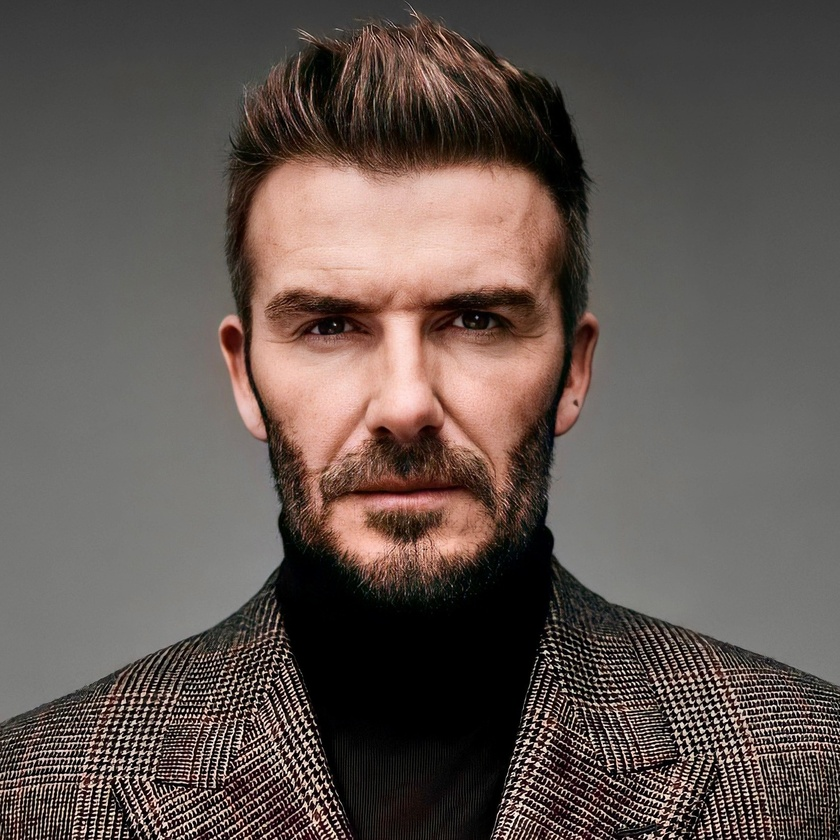
#> input picture image/david_beckham.jpg, 840 x 840 px, shrunk from 1667 x 1667 before the run
$ jupyter execute face_detection.ipynb
#> lines starting #> are read from the running program, lines starting #| are printed output that depends on the picture
[cell 1]
import cv2
import numpy as np
from matplotlib import pyplot as plt

[cell 2]
# Load our image then convert it to grayscale
image = cv2.imread('image/david_beckham.jpg')
#> image is the input picture: shape (840, 840, 3); mean B, G, R 80.6, 85.6, 96.8
gray = cv2.cvtColor(image, cv2.COLOR_BGR2GRAY)
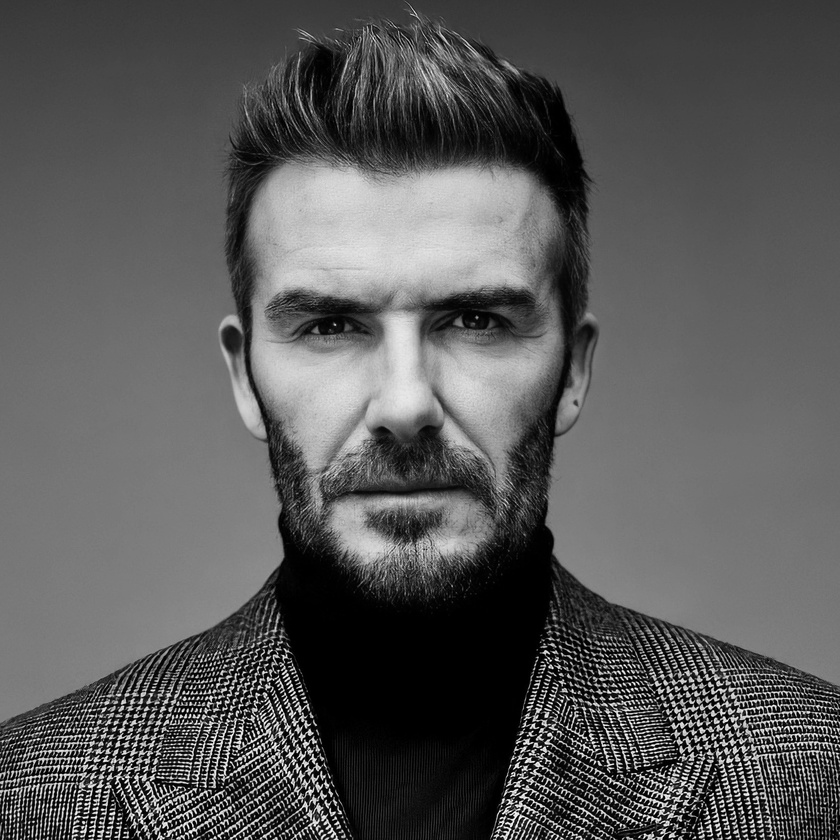
#> gray: shape (840, 840); min 0, max 254, mean 88.4

plt.imshow(cv2.cvtColor(image, cv2.COLOR_BGR2RGB))
plt.title('Input Image')
cv2.imwrite('image/input_image.jpg', image)

plt.show()

[cell 3]
# We point OpenCV's CascadeClassifier function to where our
# classifier (XML file format) is stored
face_classifier = cv2.CascadeClassifier('haarcascade_frontalface_default.xml')

# Our classifier returns the ROI of the detected face as a tuple
# It stores the top left coordinate and the bottom right coordiantes
faces = face_classifier.detectMultiScale(gray, 1.3, 5)
#> faces = [[194, 163, 422, 422]]

# When no faces detected, face_classifier returns and empty tuple
if faces is ():
    print("No faces found")

# We iterate through our faces array and draw a rectangle
# over each face in faces
for (x,y,w,h) in faces:
    cv2.rectangle(image, (x,y), (x+w,y+h), (127,0,255), 2)
    plt.imshow(cv2.cvtColor(image, cv2.COLOR_BGR2RGB))
    plt.title('Face Detection')
    cv2.imwrite('image/face_detection.jpg', image); plt.show()
#> this loop made 1 pass
#> pass 1, `cv2.imwrite('image/face_detection.jpg', image)`:
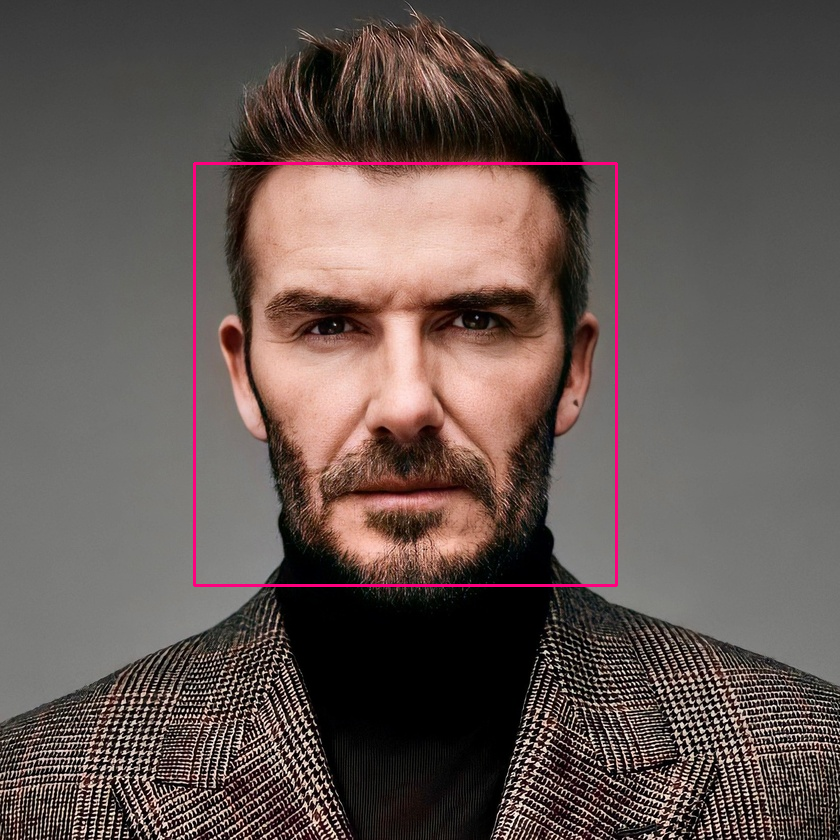
#> saved as face_detection.jpg: shape (840, 840, 3); mean B, G, R 81, 85, 98
